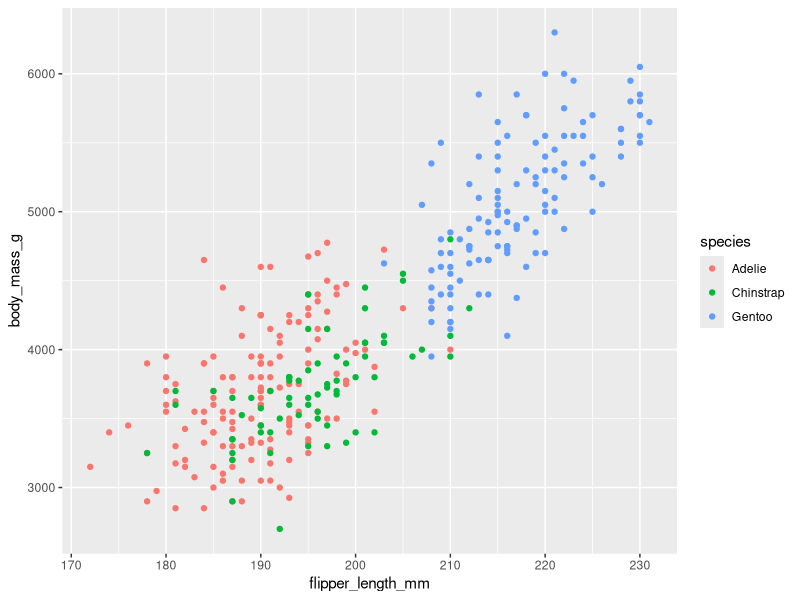
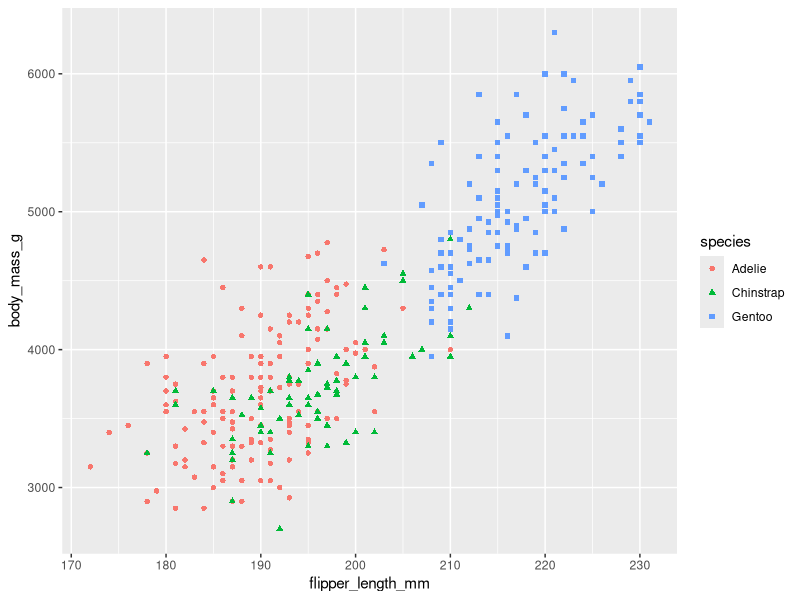
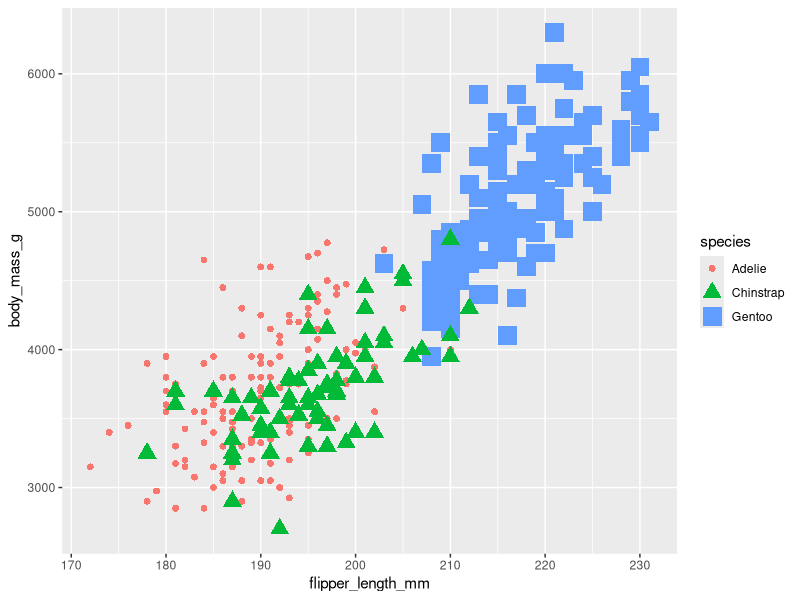
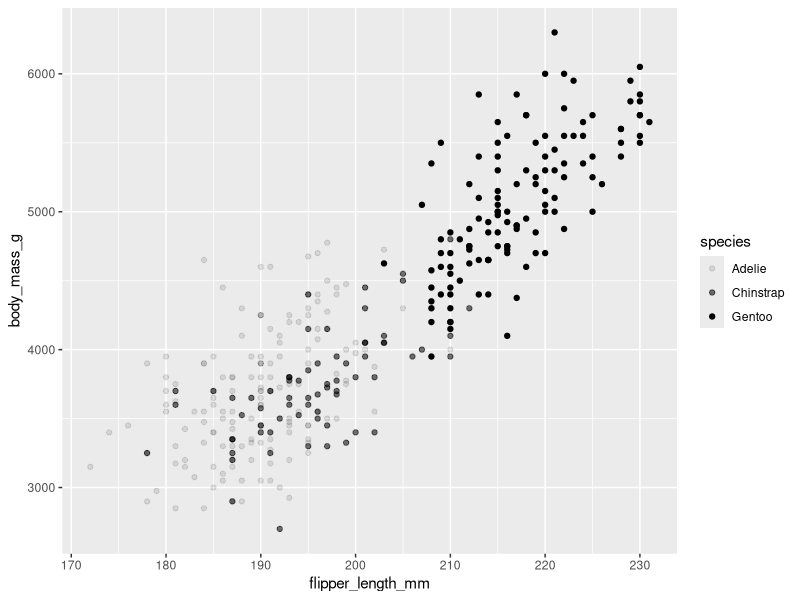
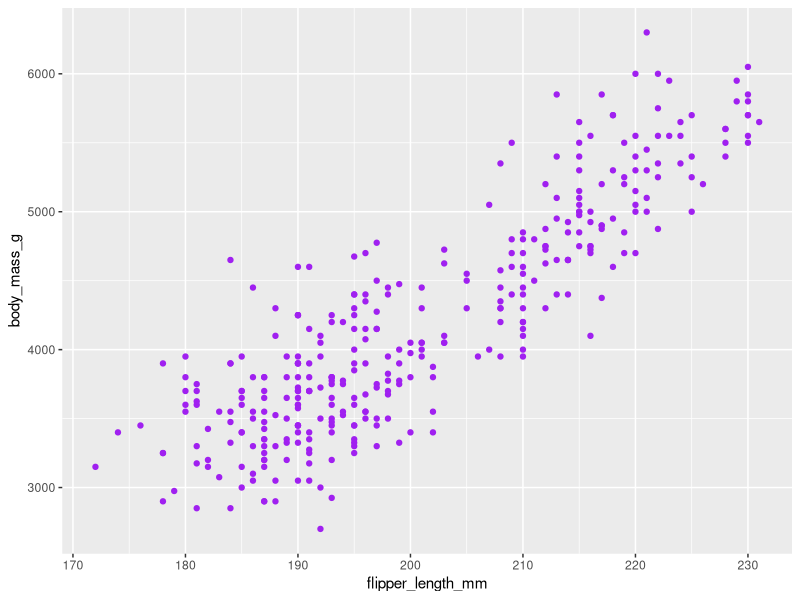

Generate these figures, in order, with R:
# Aesthetic points 

# x
# y
# color
# shape
# size
# alpha

library(tidyverse)
library(palmerpenguins)

# adding colors

ggplot(data = penguins) +
  geom_point(mapping =aes(x = flipper_length_mm,y = body_mass_g,color = species))

# adding shapes to the aesthetics


ggplot(data = penguins) +
  geom_point(mapping =aes(x = flipper_length_mm,y = body_mass_g,shape = species, color=species))

# adding side to aesthetics

ggplot(data = penguins) +
  geom_point(mapping =aes(x = flipper_length_mm, y = body_mass_g, color = species, size = species, shape = species))

# Adding alpha aes (allots different shapes to the aes) 

ggplot(data = penguins) +
  geom_point(mapping =aes(x = flipper_length_mm,y = body_mass_g, alpha = species))

# adding  color to whole aes points without differentiating 

ggplot(data = penguins) +
  geom_point(mapping =aes(x = flipper_length_mm,y = body_mass_g),color = "purple")




